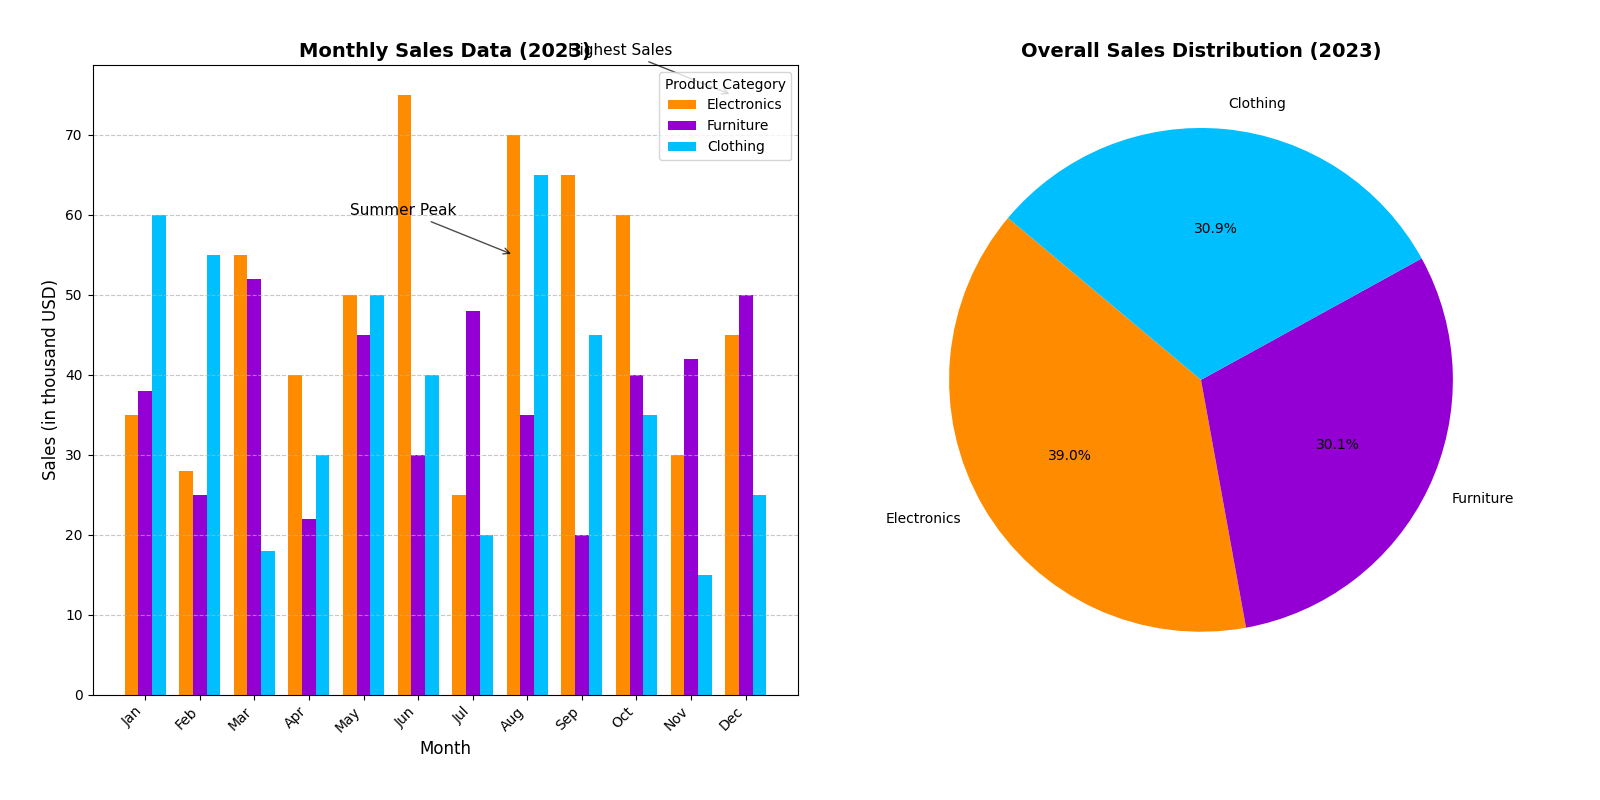

Recreate this plot in Python.
import matplotlib.pyplot as plt
import numpy as np

# Monthly sales data (in thousands of USD)
months = ['Jan', 'Feb', 'Mar', 'Apr', 'May', 'Jun', 'Jul', 'Aug', 'Sep', 'Oct', 'Nov', 'Dec']
electronics_sales = [35, 28, 55, 40, 50, 75, 25, 70, 65, 60, 30, 45]
furniture_sales = [38, 25, 52, 22, 45, 30, 48, 35, 20, 40, 42, 50]
clothing_sales = [60, 55, 18, 30, 50, 40, 20, 65, 45, 35, 15, 25]

# Overall sales distribution
overall_sales = np.array([sum(electronics_sales), sum(furniture_sales), sum(clothing_sales)])
categories = ['Electronics', 'Furniture', 'Clothing']

# Create the figure with subplots
fig, (ax1, ax2) = plt.subplots(1, 2, figsize=(16, 8))

# Bar chart with grouped bars
bar_width = 0.25
x_indices = np.arange(len(months))

ax1.bar(x_indices, electronics_sales, bar_width, label='Electronics', color='darkorange')
ax1.bar(x_indices + bar_width, furniture_sales, bar_width, label='Furniture', color='darkviolet')
ax1.bar(x_indices + 2 * bar_width, clothing_sales, bar_width, label='Clothing', color='deepskyblue')

ax1.set_title("Monthly Sales Data (2023)", fontsize=14, fontweight='bold')
ax1.set_xlabel("Month", fontsize=12)
ax1.set_ylabel("Sales (in thousand USD)", fontsize=12)
ax1.set_xticks(x_indices + bar_width)
ax1.set_xticklabels(months)
ax1.legend(title="Product Category", fontsize=10)
ax1.grid(axis='y', linestyle='--', alpha=0.7)

plt.setp(ax1.get_xticklabels(), rotation=45, horizontalalignment='right', fontsize=10)
plt.setp(ax1.get_yticklabels(), fontsize=10)

# Pie chart for overall sales distribution with new colors
ax2.pie(overall_sales, labels=categories, autopct='%1.1f%%', startangle=140, colors=['darkorange', 'darkviolet', 'deepskyblue'])
ax2.set_title("Overall Sales Distribution (2023)", fontsize=14, fontweight='bold')

# Annotate maximum sales months
ax1.annotate('Highest Sales', xy=(11, 75), xytext=(8, 80),
             arrowprops=dict(facecolor='black', arrowstyle='->', alpha=0.7), fontsize=11)
ax1.annotate('Summer Peak', xy=(7, 55), xytext=(4, 60),
             arrowprops=dict(facecolor='black', arrowstyle='->', alpha=0.7), fontsize=11)

plt.tight_layout(pad=3.0)

# Show the plot
plt.show()
